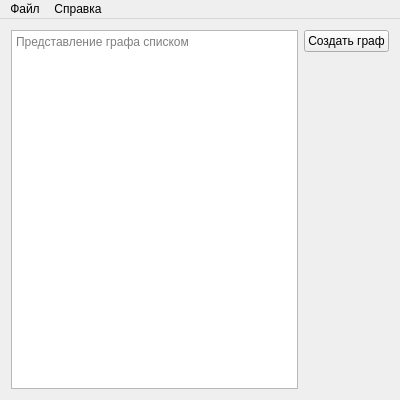
<?xml version="1.0" encoding="UTF-8"?>
<ui version="4.0">
 <class>MainWindow</class>
 <widget class="QMainWindow" name="MainWindow">
  <property name="geometry">
   <rect>
    <x>0</x>
    <y>0</y>
    <width>400</width>
    <height>400</height>
   </rect>
  </property>
  <property name="minimumSize">
   <size>
    <width>400</width>
    <height>400</height>
   </size>
  </property>
  <property name="maximumSize">
   <size>
    <width>400</width>
    <height>400</height>
   </size>
  </property>
  <property name="windowTitle">
   <string>MainWindow</string>
  </property>
  <widget class="QWidget" name="centralWidget">
   <layout class="QHBoxLayout" name="horizontalLayout">
    <item>
     <widget class="QPlainTextEdit" name="input_simple_graph">
      <property name="minimumSize">
       <size>
        <width>4</width>
        <height>0</height>
       </size>
      </property>
      <property name="placeholderText">
       <string>Представление графа списком</string>
      </property>
     </widget>
    </item>
    <item>
     <layout class="QVBoxLayout" name="verticalLayout">
      <item>
       <widget class="QPushButton" name="create_simple_graph">
        <property name="text">
         <string>Создать граф</string>
        </property>
       </widget>
      </item>
      <item>
       <spacer name="verticalSpacer">
        <property name="orientation">
         <enum>Qt::Vertical</enum>
        </property>
        <property name="sizeHint" stdset="0">
         <size>
          <width>20</width>
          <height>40</height>
         </size>
        </property>
       </spacer>
      </item>
     </layout>
    </item>
   </layout>
  </widget>
  <widget class="QMenuBar" name="menuBar">
   <property name="geometry">
    <rect>
     <x>0</x>
     <y>0</y>
     <width>400</width>
     <height>21</height>
    </rect>
   </property>
   <widget class="QMenu" name="menu">
    <property name="title">
     <string>Файл</string>
    </property>
    <addaction name="create_graph"/>
    <addaction name="open_graph"/>
    <addaction name="open_format_graph"/>
    <addaction name="separator"/>
    <addaction name="exit_action"/>
   </widget>
   <widget class="QMenu" name="menu_2">
    <property name="title">
     <string>Справка</string>
    </property>
    <addaction name="program_info"/>
    <addaction name="auth_info"/>
    <addaction name="separator"/>
    <addaction name="action_2"/>
    <addaction name="action_3"/>
    <addaction name="action_4"/>
   </widget>
   <addaction name="menu"/>
   <addaction name="menu_2"/>
  </widget>
  <action name="open_graph">
   <property name="text">
    <string>Открыть простой граф (.txt)</string>
   </property>
  </action>
  <action name="create_graph">
   <property name="text">
    <string>Создать пустой граф</string>
   </property>
  </action>
  <action name="program_info">
   <property name="text">
    <string>О программе</string>
   </property>
  </action>
  <action name="auth_info">
   <property name="text">
    <string>Об авторе</string>
   </property>
  </action>
  <action name="open_format_graph">
   <property name="text">
    <string>Открыть форматированный граф (.grph)</string>
   </property>
  </action>
  <action name="action_2">
   <property name="text">
    <string>Создание графа</string>
   </property>
  </action>
  <action name="action_3">
   <property name="text">
    <string>Способы открытия и сохранения</string>
   </property>
  </action>
  <action name="action_4">
   <property name="text">
    <string>Синтаксис ввода </string>
   </property>
  </action>
  <action name="exit_action">
   <property name="text">
    <string>Выход</string>
   </property>
  </action>
 </widget>
 <layoutdefault spacing="6" margin="11"/>
 <resources/>
 <connections/>
</ui>
